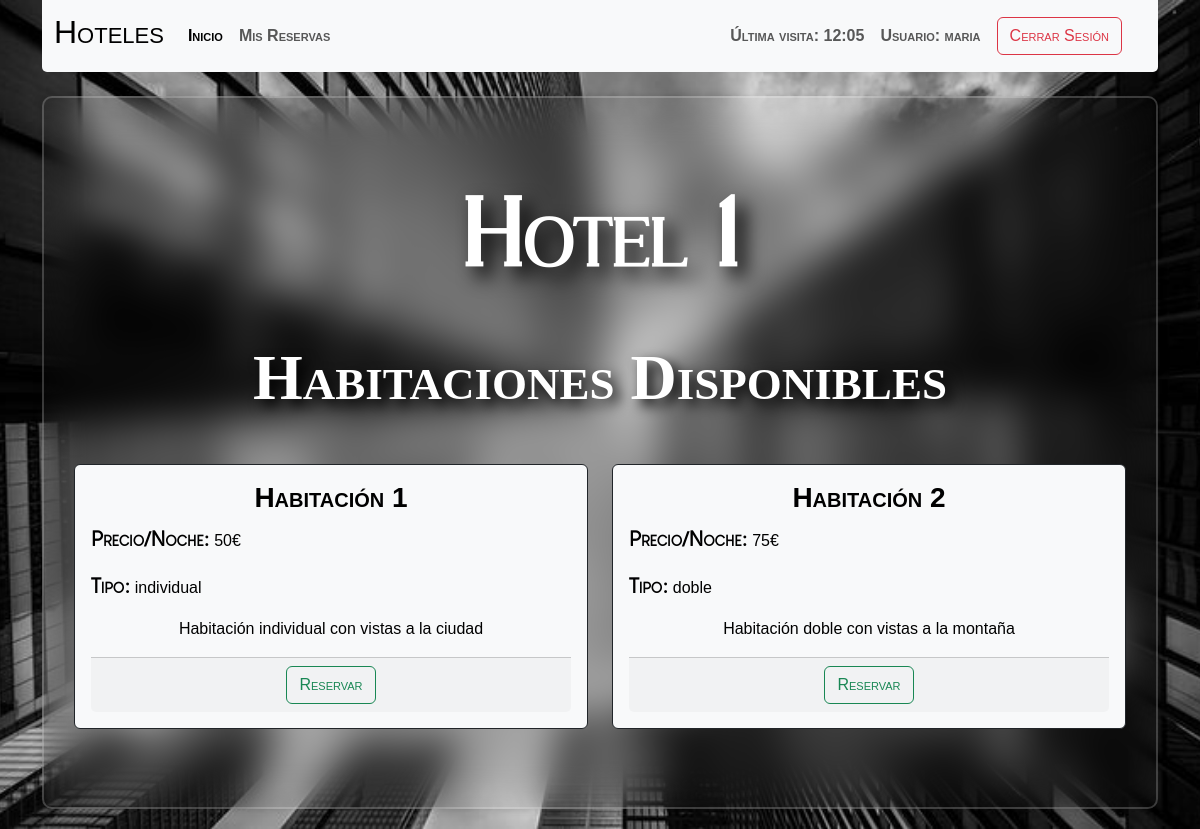
The page /ActividadUT6_Hoteles_SheilaLaraGarcia/index.php?controller=rooms&action=showRooms&idHotel=1 (signed in) on the database its author committed.
### tables this page shows
CREATE TABLE hoteles (
  id INT PRIMARY KEY AUTO_INCREMENT,
  nombre VARCHAR(255) NOT NULL,
  direccion VARCHAR(255) NOT NULL,
  ciudad VARCHAR(255) NOT NULL,
  pais VARCHAR(255) NOT NULL,
  num_habitaciones INT NOT NULL,
  descripcion TEXT NOT NULL,
  foto MEDIUMBLOB
);

CREATE TABLE habitaciones (
  id INT PRIMARY KEY AUTO_INCREMENT,
  id_hotel INT NOT NULL,
  num_habitacion INT NOT NULL,
  tipo VARCHAR(255) NOT NULL,
  precio FLOAT NOT NULL,
  descripcion TEXT NOT NULL,
  FOREIGN KEY (id_hotel) REFERENCES hoteles(id)
);

### ActividadUT6_Hoteles_SheilaLaraGarcia/controllers/roomsController.php (called while the page is built)
<?php
class roomsController{
    public function __construct() {
        $this->model = new roomsModel();
        $this->view = new roomsViews();
    }
    public function showRooms() {
        $rooms = $this->model->getRooms();
        $this->view->showInfoRooms($rooms);
    }
}

### ActividadUT6_Hoteles_SheilaLaraGarcia/models/roomsModel.php (called while the page is built, shortened)
<?php
require_once $_SERVER['DOCUMENT_ROOT'] . '/ActividadUT6_Hoteles_SheilaLaraGarcia/db/db.php';
class roomsModel{
    private $pdo;
    public function __construct() {
        $this->db = new DB();
        $this->pdo = $this->db->getPDO();
    }
    public function getRooms() {
        $stmt = $this->pdo->prepare("SELECT HO.id AS idhotel, HO.nombre, HA.id AS idhab, HA.num_habitacion, HA.tipo, HA.precio, HA.descripcion
                                    FROM hoteles HO JOIN habitaciones HA
                                    ON (HO.id = HA.id_hotel)
                                    WHERE HO.id = ?;");
        $stmt->execute(array($_GET["idHotel"]));
        return $stmt->fetchAll(PDO::FETCH_ASSOC);
    }
}

### ActividadUT6_Hoteles_SheilaLaraGarcia/config/config.php (called while the page is built)
<?php
$usuario = 'root';
$pwd = '';
$dbname = 'hoteles';
$host = 'localhost';

### ActividadUT6_Hoteles_SheilaLaraGarcia/db/db.php (called while the page is built)
<?php
class db {
    private $pdo;
    public function __construct() {
        require $_SERVER['DOCUMENT_ROOT'] . '/ActividadUT6_Hoteles_SheilaLaraGarcia/config/config.php';
        try {
            $this->pdo = new PDO("mysql:host=$host;dbname=$dbname", $usuario, $pwd);
            $this->pdo->setAttribute(PDO::ATTR_ERRMODE, PDO::ERRMODE_EXCEPTION);
        } catch (Exception $ex) {
            echo '<div class="d-flex justify-content-center">
                    <div class="alert alert-warning d-grid gap-2 col-3 m-4 text-center" role="alert">
                        La página se encuentra en mantenimiento.
                    </div>
                </div>';
        }
    }
    public function getPDO() {
        return $this->pdo;
    }
}

### ActividadUT6_Hoteles_SheilaLaraGarcia/views/roomsView.php (the view)
<?php
class roomsViews{
    public function showInfoRooms($rooms) {
        echo '<section class="text-center text-md-start section">'
        . '<h1 class="m-5 text-center display-3" id="h1__section">' . $rooms[0]['nombre'] . '</h1>'
        . '<h2 class="m-5 text-center display-4" id="h2__section">Habitaciones Disponibles</h2>'
        . '<div class="row row-cols-1 row-cols-md-2 g-4 mb-5">';
        foreach ($rooms as $room) {
            echo '<div class="col-sm-6">
                    <div class="card border-dark text-bg-light">
                        <div class="card-body">
                            <h3 class="card-title text-center"><strong>Habitación '.$room['num_habitacion'].'</strong></h3>
                            <p class="card-text"><strong class="card-strong">Precio/Noche: </strong>'.$room['precio'].'€</p>
                            <p class="card-text"><strong class="card-strong">Tipo: </strong>'.$room['tipo'].'</p>
                            <p class="card-text text-center">'.$room['descripcion'].'</p>
                            <div class="card-footer text-center">
                                 <a href="index.php?controller=booking&action=showFormBooking&idhotel='.$room['idhotel'].'&idhab='.$room['idhab'].'&num_habitacion='.$room['num_habitacion'].'&nombre='.$room['nombre'].'&precio='.$room['precio'].'&descripcion='.$room['descripcion'].'" class="btn btn-outline-success">Reservar</a>
                            </div>
                        </div>
                    </div>
                </div>';
        }
        echo '</div>'
        . '</section>';
    }
}

### ActividadUT6_Hoteles_SheilaLaraGarcia/css/style.css (style rules this page uses)
* { margin: 0; padding: 0; box-sizing: border-box; font-family: "Poppins", sans-serif; }
.body { display: flex; justify-content: center; align-items: center; min-height: 100vh; background-image: url("../assets/images/fondo_02.jpg"); background-repeat: no-repeat; background-size: cover; background-position: center; }
h1 { font-size: 36px; text-align: center; }

### ActividadUT6_Hoteles_SheilaLaraGarcia/css/styleApp.css (style rules this page uses)
.body { background-image: url("../assets/images/fondo_02.jpg"); background-repeat: no-repeat; background-size: cover; margin: 0px; }
.section { background: transparent; border: 2px solid rgba(255, 255, 255, 0.2); backdrop-filter: blur(20px); box-shadow: 0 0 10px rgba(0, 0, 0, 0.2); border-radius: 10px; padding: 30px; margin-bottom: 20px; }
#h1__section { font-variant: small-caps; font-family: Vogue; color: white; font-size: 6em; text-shadow: black 0.1em 0.1em 0.2em; font-weight: bolder; }
#h2__section { font-variant: small-caps; font-family: Apollo; color: white; font-size: 4em; text-shadow: black 0.1em 0.1em 0.2em; font-weight: bolder; }
.card-title { font-variant: small-caps; font-family: Apollo; font-weight: bolder; }
.card-strong { font-family: Louis; font-variant: small-caps; font-size: 1.3rem; font-weight: bold; }
.card-text { font-family: Arial, Helvetica, sans-serif; }
.btn { font-family: Louis; font-variant: small-caps; }

### rows shown on the page
hoteles: nombre "Hotel 1"
habitaciones: num_habitacion "1", precio "50", tipo "individual", descripcion "Habitación individual con vistas a la ciudad"
habitaciones: num_habitacion "2", precio "75", tipo "doble", descripcion "Habitación doble con vistas a la montaña"

### other values the page prints
$_COOKIE['lastvisit'] "12:05"
$_SESSION['user'] "maria"
